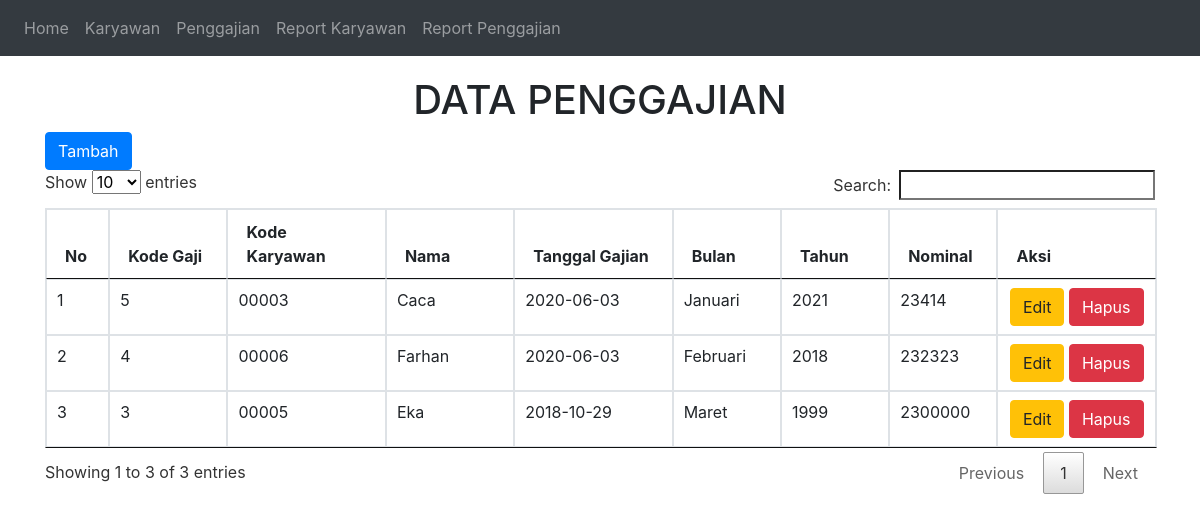
The page /penggajian/index.php?page=gaji on the database its author committed.
### tables this page shows
CREATE TABLE `penggajian` (
  `kdgaji` int(255) NOT NULL,
  `kdkaryawan` varchar(5) NOT NULL,
  `tanggal` date NOT NULL,
  `bulan` varchar(9) NOT NULL,
  `tahun` int(4) NOT NULL,
  `nominal` varchar(255) NOT NULL
);

CREATE TABLE `karyawan` (
  `kdkaryawan` varchar(5) NOT NULL,
  `nama` varchar(50) NOT NULL,
  `alamat` varchar(50) NOT NULL,
  `notelp` varchar(14) NOT NULL,
  `email` varchar(50) NOT NULL
);

### penggajian/gaji_tampil.php (the view, shortened to what this page needs)
<h1 align="center">DATA PENGGAJIAN</h1>
<a class="btn btn-primary" href="?page=gaji&action=tambah">Tambah</a>
<table class="table table-bordered table-hover" id="myTable">
    <thead>
      <tr>
        <th width="25px">No</th>
        <th width="80px">Kode Gaji</th>
        <th width="120px">Kode Karyawan</th>
        <th width="90px">Nama</th>
        <th width="120px">Tanggal Gajian</th>
        <th width="70px">Bulan</th>
        <th width="70px">Tahun</th>
        <th width="70px">Nominal</th>
        <th width="120px">Aksi</th>
      </tr>
    </thead>
    <tbody>
    <?php
     $i = 1;
     $sql = "SELECT * FROM penggajian INNER JOIN karyawan ON penggajian.kdkaryawan=karyawan.kdkaryawan ORDER BY kdgaji DESC";
     $result = $conn->query($sql);
     while($row = $result->fetch_assoc()) {
    ?>
    <tr>
        <td><?php echo $i++; ?></td>
	    <td><?php echo $row['kdgaji']; ?></td>
	    <td><?php echo $row['kdkaryawan']; ?></td>
	    <td><?php echo $row['nama']; ?></td>
	    <td><?php echo $row['tanggal']; ?></td>
	    <td><?php echo $row['bulan']; ?></td>
	    <td><?php echo $row['tahun']; ?></td>
	    <td><?php echo $row['nominal']; ?></td>
	    <td style="text-align:center">
            <a class="btn btn-warning" href="?page=gaji&action=update&kdgaji=<?php echo $row['kdgaji']; ?>">Edit</a>
            <a onclick="return confirm('Yakin menghapus data ini ?')" class="btn btn-danger" href="?page=gaji&action=hapus&kdgaji=<?php echo $row['kdgaji']; ?>">Hapus</a>
        </td>
    </tr>
    <?php
     }
    ?>
   </tbody>
</table>

### penggajian/style.css (style rules this page uses)
.table { margin-top: 20px; }

### rows shown on the page
penggajian: kdgaji "5", karyawan.kdkaryawan "00003", karyawan.nama "Caca", tanggal "2020-06-03", bulan "Januari", tahun "2021", nominal "23414"
penggajian: kdgaji "4", karyawan.kdkaryawan "00006", karyawan.nama "Farhan", tanggal "2020-06-03", bulan "Februari", tahun "2018", nominal "232323"
penggajian: kdgaji "3", karyawan.kdkaryawan "00005", karyawan.nama "Eka", tanggal "2018-10-29", bulan "Maret", tahun "1999", nominal "2300000"
